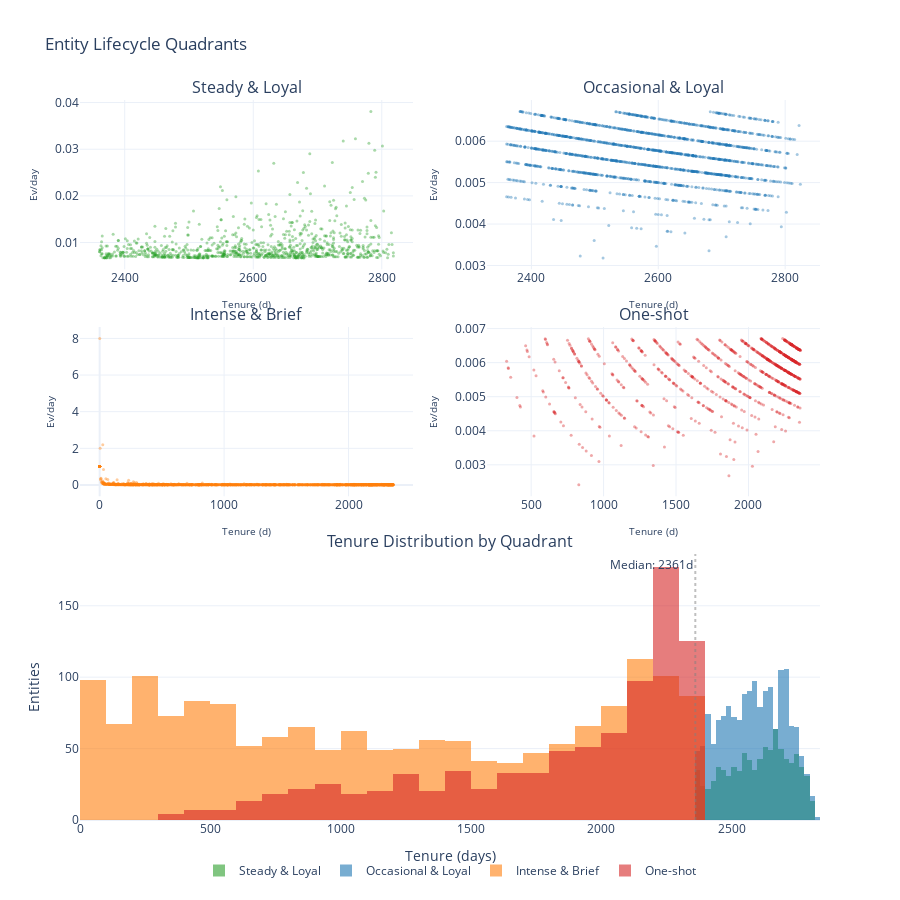

Write notebook code for a chart like this one.
### Code cell
# Combined panel: small multiples (top 2x2) + tenure histogram (bottom)
fig = make_subplots(
    rows=3, cols=2,
    subplot_titles=[*quadrant_order, "Tenure Distribution by Quadrant", ""],
    specs=[[{}, {}], [{}, {}], [{"colspan": 2}, None]],
    vertical_spacing=0.08, horizontal_spacing=0.10,
    row_heights=[0.28, 0.28, 0.44],
)

# Top 2x2: scatter per quadrant
positions = [(1, 1), (1, 2), (2, 1), (2, 2)]
for (row, col), q in zip(positions, quadrant_order):
    subset = lifecycles[lifecycles["lifecycle_quadrant"] == q]
    fig.add_trace(go.Scatter(
        x=subset["duration_days"], y=subset["intensity"],
        mode="markers", marker=dict(color=quadrant_colors[q], opacity=0.4, size=3),
        showlegend=False,
    ), row=row, col=col)
    fig.update_xaxes(title_text="Tenure (d)", title_font_size=10, row=row, col=col)
    fig.update_yaxes(title_text="Ev/day", title_font_size=10, row=row, col=col)

# Bottom: overlaid tenure histograms
for q in quadrant_order:
    subset = lifecycles[lifecycles["lifecycle_quadrant"] == q]
    fig.add_trace(go.Histogram(
        x=subset["duration_days"], nbinsx=40, name=q,
        marker_color=quadrant_colors[q], opacity=0.6,
    ), row=3, col=1)

fig.add_vline(x=tenure_median, line_dash="dot", line_color="gray", opacity=0.5,
              row=3, col=1, annotation_text=f"Median: {tenure_median:.0f}d",
              annotation_position="top left")

fig.update_layout(
    barmode="overlay", template="plotly_white", height=900,
    title="Entity Lifecycle Quadrants",
    legend=dict(orientation="h", yanchor="top", y=-0.05, xanchor="center", x=0.5),
    margin=dict(b=80),
)
fig.update_xaxes(title_text="Tenure (days)", row=3, col=1)
fig.update_yaxes(title_text="Entities", row=3, col=1)
display_figure(fig)

### Figure 1 — Plotly figure (JSON) as saved in the notebook; plotly's stock layout.template omitted (floating-point values rounded to 4 significant figures; data arrays with more than 128 entries replaced by an {"elided": "..."} marker saying what was removed)
{"data": [{"marker": {"color": "#2ca02c", "opacity": 0.4, "size": 3}, "mode": "markers", "showlegend": false, "type": "scatter", "x": {"elided": "873 int values"}, "xaxis": "x", "y": {"elided": "873 float values"}, "yaxis": "y"}, {"marker": {"color": "#1f77b4", "opacity": 0.4, "size": 3}, "mode": "markers", "showlegend": false, "type": "scatter", "x": {"elided": "1631 int values"}, "xaxis": "x2", "y": {"elided": "1631 float values"}, "yaxis": "y2"}, {"marker": {"color": "#ff7f0e", "opacity": 0.4, "size": 3}, "mode": "markers", "showlegend": false, "type": "scatter", "x": {"elided": "1627 int values"}, "xaxis": "x3", "y": {"elided": "1627 float values"}, "yaxis": "y3"}, {"marker": {"color": "#d62728", "opacity": 0.4, "size": 3}, "mode": "markers", "showlegend": false, "type": "scatter", "x": {"elided": "867 int values"}, "xaxis": "x4", "y": {"elided": "867 float values"}, "yaxis": "y4"}, {"marker": {"color": "#2ca02c"}, "name": "Steady & Loyal", "nbinsx": 40, "opacity": 0.6, "type": "histogram", "x": {"elided": "873 int values"}, "xaxis": "x5", "yaxis": "y5"}, {"marker": {"color": "#1f77b4"}, "name": "Occasional & Loyal", "nbinsx": 40, "opacity": 0.6, "type": "histogram", "x": {"elided": "1631 int values"}, "xaxis": "x5", "yaxis": "y5"}, {"marker": {"color": "#ff7f0e"}, "name": "Intense & Brief", "nbinsx": 40, "opacity": 0.6, "type": "histogram", "x": {"elided": "1627 int values"}, "xaxis": "x5", "yaxis": "y5"}, {"marker": {"color": "#d62728"}, "name": "One-shot", "nbinsx": 40, "opacity": 0.6, "type": "histogram", "x": {"elided": "867 int values"}, "xaxis": "x5", "yaxis": "y5"}], "layout": {"annotations": [{"font": {"size": 16}, "showarrow": false, "text": "Steady & Loyal", "x": 0.225, "xanchor": "center", "xref": "paper", "y": 1, "yanchor": "bottom", "yref": "paper"}, {"font": {"size": 16}, "showarrow": false, "text": "Occasional & Loyal", "x": 0.775, "xanchor": "center", "xref": "paper", "y": 1, "yanchor": "bottom", "yref": "paper"}, {"font": {"size": 16}, "showarrow": false, "text": "Intense & Brief", "x": 0.225, "xanchor": "center", "xref": "paper", "y": 0.6848, "yanchor": "bottom", "yref": "paper"}, {"font": {"size": 16}, "showarrow": false, "text": "One-shot", "x": 0.775, "xanchor": "center", "xref": "paper", "y": 0.6848, "yanchor": "bottom", "yref": "paper"}, {"font": {"size": 16}, "showarrow": false, "text": "Tenure Distribution by Quadrant", "x": 0.5, "xanchor": "center", "xref": "paper", "y": 0.3696, "yanchor": "bottom", "yref": "paper"}, {"showarrow": false, "text": "Median: 2361d", "x": 2361, "xanchor": "right", "xref": "x5", "y": 1, "yanchor": "top", "yref": "y5 domain"}], "barmode": "overlay", "height": 900, "legend": {"orientation": "h", "x": 0.5, "xanchor": "center", "y": -0.05, "yanchor": "top"}, "margin": {"b": 80}, "shapes": [{"line": {"color": "gray", "dash": "dot"}, "opacity": 0.5, "type": "line", "x0": 2361, "x1": 2361, "xref": "x5", "y0": 0, "y1": 1, "yref": "y5 domain"}], "title": {"text": "Entity Lifecycle Quadrants"}, "xaxis": {"anchor": "y", "domain": [0, 0.45], "title": {"font": {"size": 10}, "text": "Tenure (d)"}}, "xaxis2": {"anchor": "y2", "domain": [0.55, 1], "title": {"font": {"size": 10}, "text": "Tenure (d)"}}, "xaxis3": {"anchor": "y3", "domain": [0, 0.45], "title": {"font": {"size": 10}, "text": "Tenure (d)"}}, "xaxis4": {"anchor": "y4", "domain": [0.55, 1], "title": {"font": {"size": 10}, "text": "Tenure (d)"}}, "xaxis5": {"anchor": "y5", "domain": [0, 1], "title": {"text": "Tenure (days)"}}, "yaxis": {"anchor": "x", "domain": [0.7648, 1], "title": {"font": {"size": 10}, "text": "Ev/day"}}, "yaxis2": {"anchor": "x2", "domain": [0.7648, 1], "title": {"font": {"size": 10}, "text": "Ev/day"}}, "yaxis3": {"anchor": "x3", "domain": [0.4496, 0.6848], "title": {"font": {"size": 10}, "text": "Ev/day"}}, "yaxis4": {"anchor": "x4", "domain": [0.4496, 0.6848], "title": {"font": {"size": 10}, "text": "Ev/day"}}, "yaxis5": {"anchor": "x5", "domain": [0, 0.3696], "title": {"text": "Entities"}}}}
